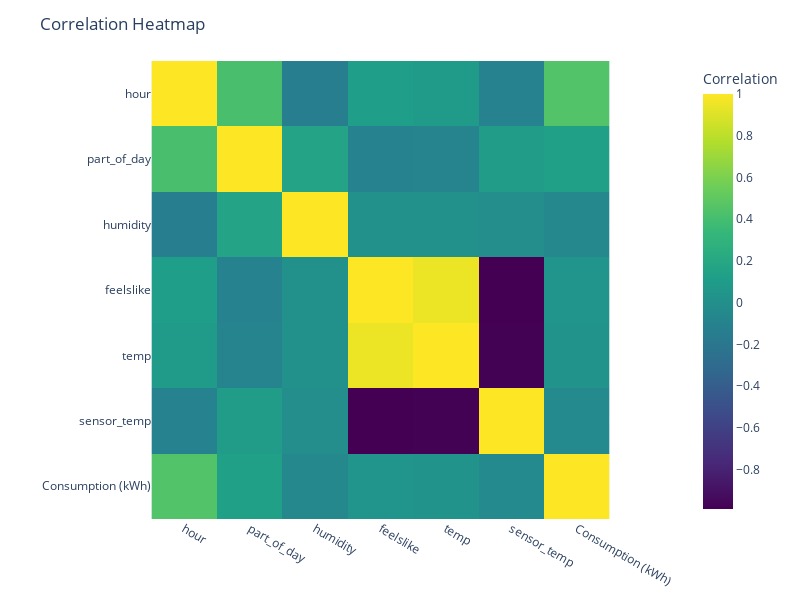

Notebook code cell kept with this figure:
### Code cell
import plotly.express as px
import pandas as pd
# Assuming 'df' is your DataFrame with the relevant columns
numeric_columns = df.select_dtypes(include='number')

# Calculate correlation matrix
correlation_matrix = numeric_columns.corr()

# Display the correlation matrix


# Assuming 'correlation_matrix' is the calculated correlation matrix
# If not, calculate it using your data

# Sample correlation matrix (replace this with your actual correlation matrix)
# correlation_matrix = your_data_frame.corr()

# Create a heatmap using Plotly
fig = px.imshow(correlation_matrix,
                labels=dict(color="Correlation"),
                x=correlation_matrix.columns,
                y=correlation_matrix.columns,
                color_continuous_scale='Viridis')

# Customize the layout
fig.update_layout(title="Correlation Heatmap",
                  width=800,
                  height=600)

fig.show()

### Figure 1 — Plotly figure (JSON) as saved in the notebook; plotly's stock layout.template omitted (floating-point values rounded to 4 significant figures)
{"data": [{"coloraxis": "coloraxis", "hovertemplate": "x: %{x}<br>y: %{y}<br>Correlation: %{z}<extra></extra>", "name": "0", "type": "heatmap", "x": ["hour", "part_of_day", "humidity", "feelslike", "temp", "sensor_temp", "Consumption (kWh)"], "xaxis": "x", "y": ["hour", "part_of_day", "humidity", "feelslike", "temp", "sensor_temp", "Consumption (kWh)"], "yaxis": "y", "z": [[1, 0.4127, -0.1351, 0.1129, 0.08888, -0.1033, 0.4513], [0.4127, 1, 0.1634, -0.1053, -0.09043, 0.09979, 0.1355], [-0.1351, 0.1634, 1, 0.008439, 0.006075, -0.007458, -0.06145], [0.1129, -0.1053, 0.008439, 1, 0.9491, -0.9894, 0.04693], [0.08888, -0.09043, 0.006075, 0.9491, 1, -0.9848, 0.03057], [-0.1033, 0.09979, -0.007458, -0.9894, -0.9848, 1, -0.04], [0.4513, 0.1355, -0.06145, 0.04693, 0.03057, -0.04, 1]]}], "layout": {"coloraxis": {"colorbar": {"title": {"text": "Correlation"}}, "colorscale": [[0, "#440154"], [0.1111, "#482878"], [0.2222, "#3e4989"], [0.3333, "#31688e"], [0.4444, "#26828e"], [0.5556, "#1f9e89"], [0.6667, "#35b779"], [0.7778, "#6ece58"], [0.8889, "#b5de2b"], [1, "#fde725"]]}, "height": 600, "margin": {"t": 60}, "title": {"text": "Correlation Heatmap"}, "width": 800, "xaxis": {"anchor": "y", "constrain": "domain", "domain": [0, 1], "scaleanchor": "y"}, "yaxis": {"anchor": "x", "autorange": "reversed", "constrain": "domain", "domain": [0, 1]}}}
